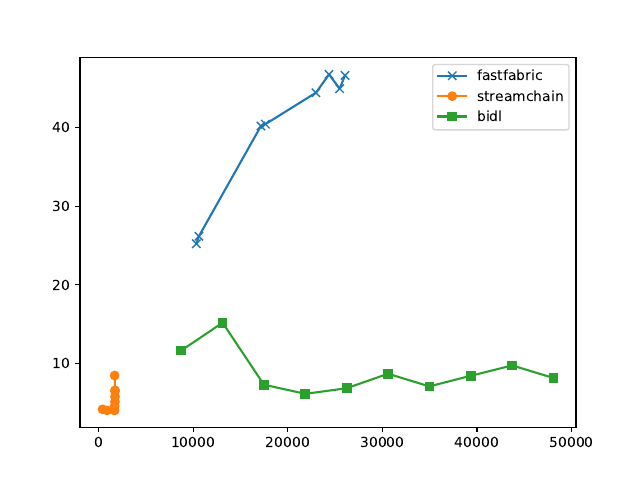

Generate this figure with Python:
import numpy as np
import matplotlib.pyplot as plt
import sys

ff_tps = []
endorse_latency = []
commit_latency = []
with open("logs/ff/performance/log.log") as f: 
    for line in f.readlines():
        if line.startswith("ave"):
            temp = line.split()
            ff_tps.append(float(temp[-1]))
        if "endorse " in line:
            endorse_latency.append(float(line.split()[-1]))
        if "commit " in line:
            commit_latency.append(float(line.split()[-1]))

ff_latency = []
for i in range(0, 40, 5):
    temp = []
    for j in range(5): 
        idx = i + j
        temp.append(endorse_latency[idx] + commit_latency[idx])
    ff_latency.append(np.mean(temp))


streamchain_latency = []
streamchain_tps = []
with open("logs/streamchain/validation.log") as f:
    for line in f.readlines():
        temp = line.split(',')
        streamchain_latency.append(float(temp[-2]))
        streamchain_tps.append(float(temp[-1]))

streamchain_latency = []
streamchain_tps = []
with open("logs/streamchain/validation.log") as f:
    for line in f.readlines():
        temp = line.split(',')
        streamchain_latency.append(float(temp[-2]))
        streamchain_tps.append(float(temp[-1]))

with open("logs/streamchain/endorsement.log") as f:
    cnt=0
    for line in f.readlines():
        temp = line.split(',')
        streamchain_latency[cnt] += float(temp[-2])
        cnt += 1

with open("logs/streamchain/ordering.log") as f:
    cnt=0
    for line in f.readlines():
        temp = line.split(',')
        streamchain_latency[cnt] += float(temp[-2])
        cnt += 1

# BIDL 
bidl_tps_raw = []
bidl_peak_tps = 0
with open("./bidl/logs/bidl_performance_tput.log") as f: 
	lines = f.readlines()
	for line in lines[int(len(lines)*0.3):int(len(lines)*0.6)]:
		bidl_tps_raw.append(int(line.split()[-2]))
	bidl_peak_tps = np.mean(bidl_tps_raw)

bidl_latency_raw = []
with open("./bidl/logs/bidl_performance_latency.log") as f: 
	lines = f.readlines()
	for line in lines[int(len(lines)*0.3):int(len(lines)*0.6)]:
		bidl_latency_raw.append(float(line.split()[3])/1e3)
	bidl_peak_latency = np.mean(bidl_latency_raw)
	
bidl_tps = []
bidl_latency = []
size = len(bidl_latency_raw)
for i in range(2, size):
	bidl_tps.append(bidl_peak_tps*1e3/size*i)
	bidl_latency.append(bidl_latency_raw[i])


plt.plot(ff_tps, ff_latency, marker="x", label="fastfabric")
plt.plot(streamchain_tps, streamchain_latency, marker="o", label="streamchain")
plt.plot(bidl_tps, bidl_latency, marker="s", label="bidl")
plt.legend()
plt.savefig("figure/fig5_bidl.pdf")
